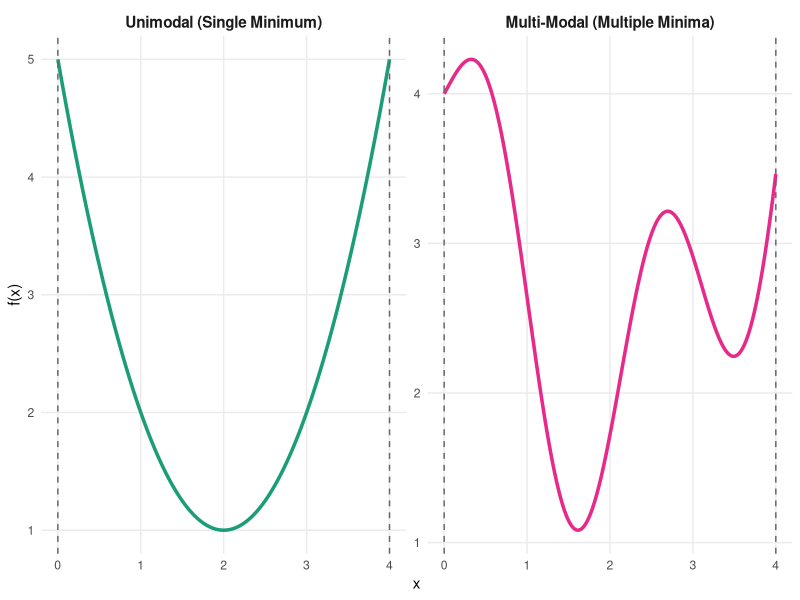
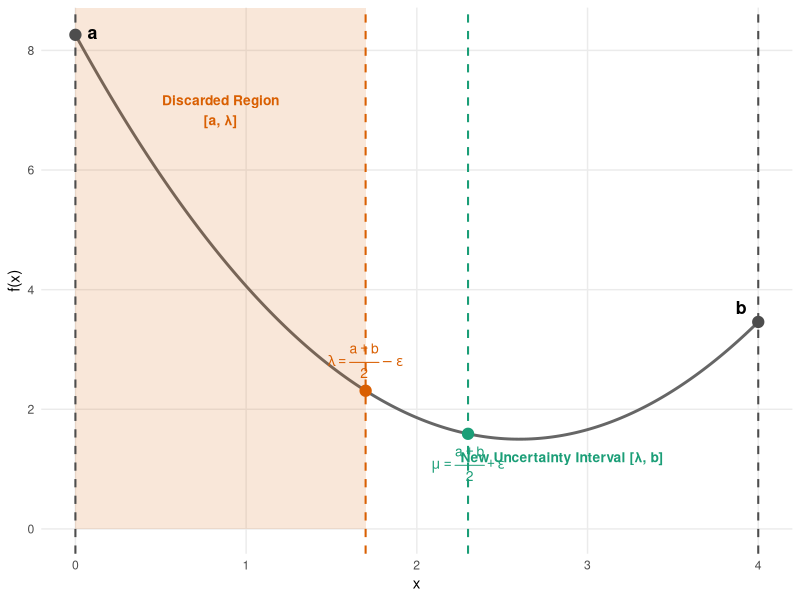
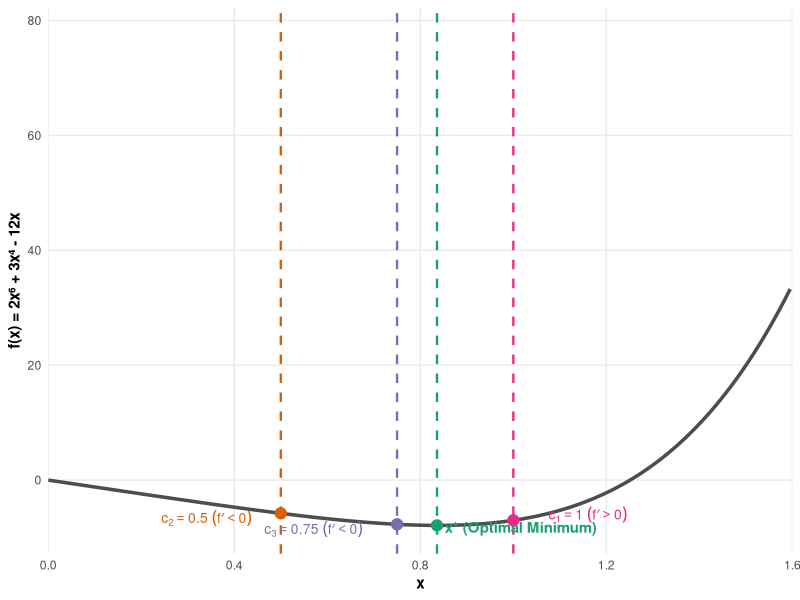

Here is the R script that generated these plots, in order:
## ---- chunk 1
#| label: fig-unimodality
#| fig-cap: "Comparison of a unimodal function (having a single unique minimum in [a, b]) versus a multi-modal function (having multiple local minima)."
#| echo: false
#| message: false
#| warning: false
#| fig-width: 8.5
#| fig-height: 4

library(ggplot2)

x_vals <- seq(0, 4, length.out = 200)

df_uni <- data.frame(
  x = x_vals,
  y = (x_vals - 2)^2 + 1,
  type = "Unimodal (Single Minimum)"
)

df_multi <- data.frame(
  x = x_vals,
  y = sin(3 * x_vals) + 0.5 * (x_vals - 2)^2 + 2,
  type = "Multi-Modal (Multiple Minima)"
)

df_all <- rbind(df_uni, df_multi)
df_all$type <- factor(df_all$type, levels = c("Unimodal (Single Minimum)", "Multi-Modal (Multiple Minima)"))

ggplot(df_all, aes(x = x, y = y)) +
  geom_line(aes(color = type), linewidth = 1.2) +
  geom_vline(xintercept = c(0, 4), linetype = "dashed", color = "grey40") +
  facet_wrap(~type, scales = "free_y") +
  scale_color_manual(values = c("Unimodal (Single Minimum)" = "#1B9E77", "Multi-Modal (Multiple Minima)" = "#E7298A")) +
  labs(x = "x", y = "f(x)") +
  theme_minimal() +
  theme(
    strip.text = element_text(size = 11, face = "bold"),
    legend.position = "none",
    panel.grid.minor = element_blank()
  )
## ---- chunk 2
#| label: fig-dichotomous-elimination
#| fig-cap: "Dichotomous search four-point strategy and interval reduction. Evaluating f(λ) and f(μ) around the midpoint allows discarding half of the uncertainty interval at each step."
#| echo: false
#| message: false
#| warning: false
#| fig-width: 8
#| fig-height: 4.5

library(ggplot2)

# Unimodal curve
x_curve <- seq(0, 4, length.out = 200)
f_curve <- function(x) (x - 2.6)^2 + 1.5

df_curve <- data.frame(x = x_curve, y = f_curve(x_curve))

# Points
a_val <- 0
b_val <- 4
mid_val <- (a_val + b_val) / 2
eps <- 0.3
lam_val <- mid_val - eps
mu_val <- mid_val + eps

pts_df <- data.frame(
  name = c("a", "λ", "μ", "b"),
  x = c(a_val, lam_val, mu_val, b_val),
  y = f_curve(c(a_val, lam_val, mu_val, b_val)),
  color = c("grey30", "#D95F02", "#1B9E77", "grey30")
)

ggplot() +
  # Main unimodal curve
  geom_line(data = df_curve, aes(x = x, y = y), color = "grey40", linewidth = 1) +
  # Shaded discarded region [a, lambda] because f(lambda) > f(mu)
  annotate("rect", xmin = a_val, xmax = lam_val, ymin = 0, ymax = Inf, fill = "#D95F02", alpha = 0.15) +
  annotate("text", x = (a_val + lam_val)/2, y = 7, label = "Discarded Region\n[a, λ]", color = "#D95F02", fontface = "bold", size = 3.5) +
  # Remaining interval [lambda, b]
  annotate("text", x = (lam_val + b_val)/2, y = 1.2, label = "New Uncertainty Interval [λ, b]", color = "#1B9E77", fontface = "bold", size = 3.5) +
  # Vertical dashed lines for points
  geom_vline(data = pts_df, aes(xintercept = x, color = color), linetype = "dashed", linewidth = 0.7) +
  geom_point(data = pts_df, aes(x = x, y = y, color = color), size = 3.5) +
  # Point labels
  annotate("text", x = a_val + 0.1, y = 8.3, label = "a", fontface = "bold", size = 4.5) +
  annotate("text", x = lam_val, y = f_curve(lam_val) + 0.5, label = expression(lambda == frac(a+b, 2) - epsilon), color = "#D95F02", fontface = "bold", size = 3.5) +
  annotate("text", x = mu_val, y = f_curve(mu_val) - 0.5, label = expression(mu == frac(a+b, 2) + epsilon), color = "#1B9E77", fontface = "bold", size = 3.5) +
  annotate("text", x = b_val - 0.1, y = 3.7, label = "b", fontface = "bold", size = 4.5) +
  scale_color_identity() +
  labs(x = "x", y = "f(x)") +
  theme_minimal() +
  theme(
    panel.grid.minor = element_blank()
  )
## ---- chunk 3
#| label: fig-bisection-trajectory
#| fig-cap: "Bisection method convergence on f(x) = 2x⁶ + 3x⁴ - 12x. Vertical dashed lines show how midpoints c₁, c₂, c₃ systematically halve the search space toward x* ≈ 0.8359."
#| echo: false
#| message: false
#| warning: false
#| fig-width: 8
#| fig-height: 5

library(ggplot2)

f <- function(x) 2*x^6 + 3*x^4 - 12*x

x_grid <- seq(0, 1.8, length.out = 300)
df_f <- data.frame(x = x_grid, y = f(x_grid))

# Midpoints from iterations 1, 2, 3 and final optimal
mids <- data.frame(
  x = c(1.0, 0.5, 0.75, 0.8359),
  y = f(c(1.0, 0.5, 0.75, 0.8359)),
  col = c("#E7298A", "#D95F02", "#7570B3", "#1B9E77")
)

ggplot(df_f, aes(x = x, y = y)) +
  geom_line(color = "grey30", linewidth = 1.2) +
  geom_vline(data = mids, aes(xintercept = x, color = col), linetype = "dashed", linewidth = 0.8) +
  geom_point(data = mids, aes(x = x, y = y, color = col), size = 3.5) +
  # Label the midpoints
  annotate("text", x = 1.0 + 0.16, y = f(1.0) + 1.0, label = "c[1] == 1.0 ~ (f*minute > 0)", parse = TRUE, color = "#E7298A", fontface = "bold", size = 3.5) +
  annotate("text", x = 0.5 - 0.16, y = f(0.5) - 0.8, label = "c[2] == 0.5 ~ (f*minute < 0)", parse = TRUE, color = "#D95F02", fontface = "bold", size = 3.5) +
  annotate("text", x = 0.75 - 0.18, y = f(0.75) - 0.8, label = "c[3] == 0.75 ~ (f*minute < 0)", parse = TRUE, color = "#7570B3", fontface = "bold", size = 3.5) +
  annotate("text", x = 0.8359 + 0.18, y = f(0.8359) - 0.3, label = "x* (Optimal Minimum)", color = "#1B9E77", fontface = "bold", size = 3.8) +
  scale_color_identity() +
  scale_x_continuous(limits = c(0, 1.6), expand = c(0,0)) +
  labs(x = "x", y = "f(x) = 2x⁶ + 3x⁴ - 12x") +
  theme_minimal() +
  theme(
    axis.title = element_text(size = 11, face = "bold"),
    panel.grid.minor = element_blank()
  )
